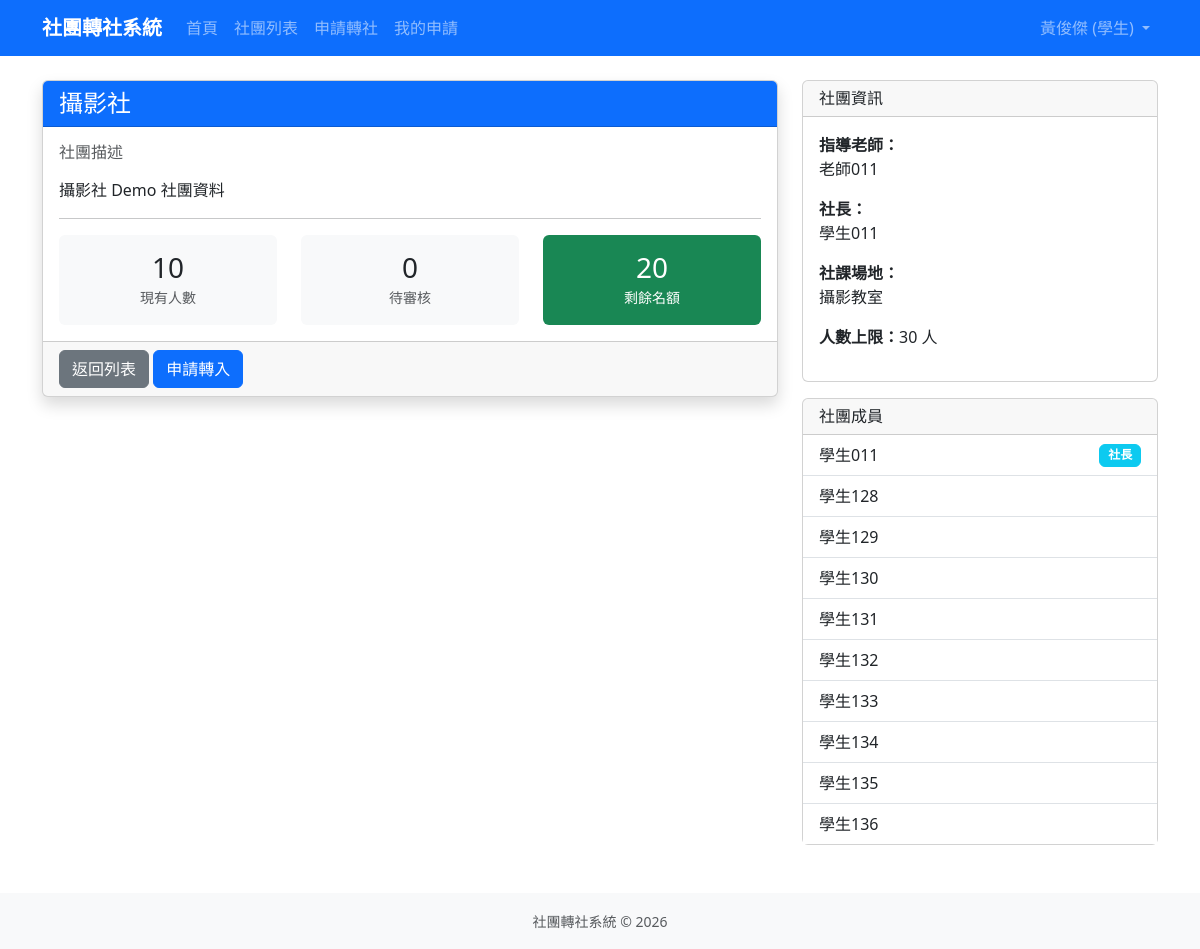
/clubs/7/ (signed in), run on an earlier commit of the app's database.
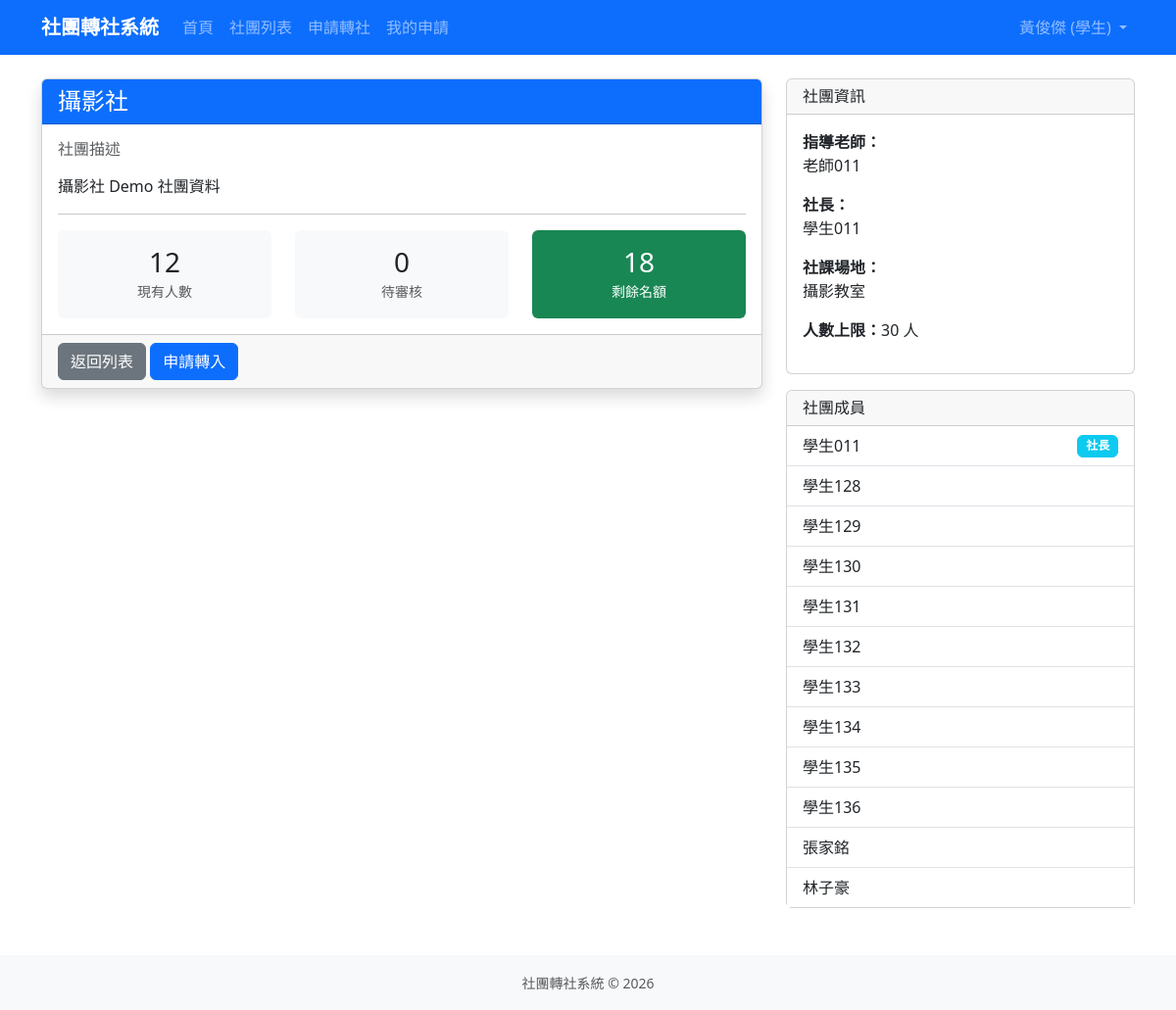
And on a later commit of the database.
### accounts/models.py (models this page shows, shortened)
class User(django.contrib.auth.models.AbstractUser):
    ROLE_CHOICES = [
        ('student', '學生'),
        ('president', '社長'),
        ('teacher', '指導老師'),
        ('admin', '訓育組（管理員）'),
    ]
    role = models.CharField(
        max_length=20,
        choices=ROLE_CHOICES,
        default='student',
        verbose_name='身分組'
    )
    student_id = models.CharField(
        max_length=20,
        blank=True,
        verbose_name='學號'
    )
    class_name = models.CharField(
        max_length=20,
        blank=True,
        verbose_name='班級'
    )
    seat_number = models.PositiveSmallIntegerField(
        null=True,
        blank=True,
        verbose_name='座號'
    )
    club = models.ForeignKey(
        'clubs.Club',
        on_delete=models.SET_NULL,
        null=True,
        blank=True,
        verbose_name='所屬社團',
        related_name='members'
    )
    class Meta:
        verbose_name = '使用者'
        verbose_name_plural = '使用者'

### clubs/models.py (models this page shows, shortened)
class Club(models.Model):
    CATEGORY_CHOICES = [
        ('academic', '學術類'),
        ('arts', '藝文類'),
        ('performance', '藝能類'),
        ('recreation', '康輔類'),
        ('sports', '體育類'),
    ]
    code = models.CharField(max_length=10, unique=True, null=True, blank=True, verbose_name='社團代號')
    name = models.CharField(max_length=100, verbose_name='社團名稱')
    teacher = models.CharField(max_length=50, default='', verbose_name='指導老師')
    president = models.CharField(max_length=50, default='', verbose_name='社長')
    location = models.CharField(max_length=100, blank=True, verbose_name='社課場地')
    category = models.CharField(max_length=20, choices=CATEGORY_CHOICES, blank=True, verbose_name='類別')
    description = models.TextField(blank=True, verbose_name='社團描述')
    max_members = models.PositiveIntegerField(default=30, verbose_name='人數上限')
    current_members = models.PositiveIntegerField(default=0, verbose_name='現有人數')
    is_active = models.BooleanField(default=True, verbose_name='啟用中')
    created_at = models.DateTimeField(auto_now_add=True, verbose_name='建立時間')
    updated_at = models.DateTimeField(auto_now=True, verbose_name='更新時間')
    class Meta:
        verbose_name = '社團'
        verbose_name_plural = '社團'
        ordering = ['name']
    def has_available_slots(self):
        return self.current_members < self.max_members
    def get_remaining_slots(self):
        return max(0, self.max_members - self.current_members)

### clubs/views.py (the view)
# urls.py: path('<int:pk>/', views.ClubDetailView.as_view(), name='club_detail'),
class ClubDetailView(LoginRequiredMixin, DetailView):
    model = Club
    template_name = 'clubs/club_detail.html'
    context_object_name = 'club'
    def get_context_data(self, **kwargs):
        context = super().get_context_data(**kwargs)
        club = self.object
        pending_count = club.transfer_in_requests.filter(
            status__in=['new_president_pending', 'new_teacher_pending']
        ).count()
        context['pending_count'] = pending_count
        context['remaining_slots'] = club.get_remaining_slots()
        president = get_user_from_display_text(club.president)
        members = list(club.members.all())
        context['members'] = sorted(
            members,
            key=lambda member: (
                0 if president and member.pk == president.pk else 1,
                member.first_name or member.username,
            ),
        )
        context['teacher_name'] = display_name_without_username(club.teacher)
        context['president_name'] = display_name_without_username(club.president)
        return context

### accounts/permissions.py (called while the page is built)
def is_training_admin(user):
    return bool(
        user
        and user.is_authenticated
        and (user.is_superuser or getattr(user, 'role', None) == 'admin')
    )

def is_actual_club_president(user):
    if not user or not user.is_authenticated or getattr(user, 'role', None) != 'president':
        return False
    return any(
        display_text_matches_user(club.president, user)
        for club in Club.objects.filter(is_active=True).exclude(president='')
    )

def is_assigned_club_teacher(user):
    if not user or not user.is_authenticated or getattr(user, 'role', None) != 'teacher':
        return False
    return any(
        display_text_matches_user(club.teacher, user)
        for club in Club.objects.filter(is_active=True).exclude(teacher='')
    )

def can_review_transfer_requests(user):
    return (
        is_training_admin(user)
        or is_actual_club_president(user)
        or is_assigned_club_teacher(user)
    )

### accounts/templatetags/account_extras.py (called while the page is built)
def user_is_club_president(user, club):
    if not user or not club or not getattr(club, 'president', ''):
        return False
    resolved_president = get_user_from_display_text(club.president)
    if resolved_president:
        return resolved_president.pk == user.pk
    return club.president.strip() == user.username

@register.filter
def display_role(user):
    if getattr(user, 'role', None) == 'president' and not user_is_club_president(user, user.club):
        return '學生'
    return user.get_role_display()

@register.simple_tag
def is_club_president(user, club):
    return user_is_club_president(user, club)

@register.filter
def can_review_transfers(user):
    return can_review_transfer_requests(user)

### clubs/views.py (called while the page is built)
def display_name_without_username(value):
    return re.sub(r'\s*\([^()]+\)\s*$', '', value or '').strip()

### transfers/context_processors.py (called while the page is built, shortened)
def transfer_window(request):
    context = get_transfer_window_state()
    user = getattr(request, 'user', None)
    context['admin_pending_review_count'] = 0
    return context

### transfers/models.py (called while the page is built)
def get_user_from_display_text(value):
    if not value:
        return None
    if not isinstance(value, str):
        return value
    match = re.search(r'\(([^()]+)\)\s*$', value.strip())
    username = match.group(1).strip() if match else value.strip()
    if not username:
        return None
    from django.apps import apps
    app_label, model_name = settings.AUTH_USER_MODEL.split('.', 1)
    User = apps.get_model(app_label, model_name)
    try:
        return User.objects.get(username=username)
    except User.DoesNotExist:
        return None

### templates/clubs/club_detail.html (shortened to what this page needs)
{% extends 'base.html' %}
{% load account_extras %}
{% block content %}
<div class="row">
    <div class="col-md-8">
        <div class="card shadow">
            <div class="card-header bg-primary text-white">
                <h4 class="mb-0">{{ club.name }}</h4>
            </div>
            <div class="card-body">
                <h6 class="text-muted">社團描述</h6>
                <p>{{ club.description|default:"暫無描述"|linebreaks }}</p>
                <hr>
                <div class="row text-center">
                    <div class="col-4">
                        <div class="p-3 bg-light rounded">
                            <h3 class="mb-0">{{ club.current_members }}</h3>
                            <small class="text-muted">現有人數</small>
                        </div>
                    </div>
                    <div class="col-4">
                        <div class="p-3 bg-light rounded">
                            <h3 class="mb-0">{{ pending_count }}</h3>
                            <small class="text-muted">待審核</small>
                        </div>
                    </div>
                    <div class="col-4">
                        <div class="p-3 {% if remaining_slots > 0 %}bg-success text-white{% else %}bg-danger text-white{% endif %} rounded">
                            <h3 class="mb-0">{{ remaining_slots }}</h3>
                            <small>剩餘名額</small>
                        </div>
                    </div>
                </div>
            </div>
            <div class="card-footer">
                <a href="{% url 'club_list' %}" class="btn btn-secondary">返回列表</a>
                {% if user.role == 'student' and transfer_window_is_open %}
                    {% if club.has_available_slots %}
                        <a href="{% url 'transfer_apply' %}?target_club={{ club.pk }}" class="btn btn-primary">申請轉入</a>
                    {% else %}
                        <button class="btn btn-secondary" disabled>已額滿</button>
                    {% endif %}
                {% endif %}
            </div>
        </div>
    </div>
    <div class="col-md-4">
        <div class="card">
            <div class="card-header">
                <h6 class="mb-0">社團資訊</h6>
            </div>
            <div class="card-body">
                <p><strong>指導老師：</strong><br>{{ teacher_name|default:"未設定" }}</p>
                <p><strong>社長：</strong><br>{{ president_name|default:"未設定" }}</p>
                <p><strong>社課場地：</strong><br>{{ club.location|default:"未設定" }}</p>
                <p><strong>人數上限：</strong>{{ club.max_members }} 人</p>
            </div>
        </div>
        <div class="card mt-3">
            <div class="card-header">
                <h6 class="mb-0">社團成員</h6>
            </div>
            <div class="card-body p-0">
                <ul class="list-group list-group-flush">
                    {% for member in members %}
                        <li class="list-group-item d-flex justify-content-between align-items-center">
                            {{ member.get_full_name|default:member.username }}
                            {% is_club_president member club as member_is_president %}
                            {% if member_is_president %}
                                <span class="badge role-badge-president">社長</span>
                            {% endif %}
                        </li>
                    {% empty %}
                        <li class="list-group-item text-muted">暫無成員</li>
                    {% endfor %}
                </ul>
            </div>
        </div>
    </div>
</div>
{% endblock %}

### templates/base.html (shortened to what this page needs)
<!DOCTYPE html>
{% load account_extras %}
<html lang="zh-TW">
<head>
    <link href="https://cdn.jsdelivr.net/npm/bootstrap@5.3.0/dist/css/bootstrap.min.css" rel="stylesheet">
</head>
<body>
    <nav class="navbar navbar-expand-lg navbar-dark bg-primary">
        <div class="container">
            <a class="navbar-brand" href="{% url 'home' %}">社團轉社系統</a>
            <div class="collapse navbar-collapse" id="navbarNav">
                <ul class="navbar-nav me-auto">
                    <li class="nav-item">
                        <a class="nav-link" href="{% url 'home' %}">首頁</a>
                    </li>
                    <li class="nav-item">
                        <a class="nav-link" href="{% url 'club_list' %}">社團列表</a>
                    </li>
                    {% if user.is_authenticated %}
                        {% if user.role == 'student' %}
                            {% if transfer_window_is_open %}
                                <li class="nav-item">
                                    <a class="nav-link" href="{% url 'transfer_apply' %}">申請轉社</a>
                                </li>
                            {% endif %}
                            <li class="nav-item">
                                <a class="nav-link" href="{% url 'my_requests' %}">我的申請</a>
                            </li>
                        {% endif %}
                    {% endif %}
                </ul>
                <ul class="navbar-nav">
                    {% if user.is_authenticated %}
                        <li class="nav-item dropdown">
                            <a class="nav-link dropdown-toggle" href="#" role="button" data-bs-toggle="dropdown">
                                {{ user.get_full_name|default:user.username }} ({{ user|display_role }})
                            </a>
                        </li>
                    {% else %}
                        <li class="nav-item">
                            <a class="nav-link" href="{% url 'login' %}">登入</a>
                        </li>
                    {% endif %}
                </ul>
            </div>
        </div>
    </nav>
    <main class="container my-4">
        {% block content %}{% endblock %}
    </main>
    <footer class="bg-light py-3 mt-5">
        <div class="container text-center text-muted">
            <small>社團轉社系統 &copy; 2026</small>
        </div>
    </footer>
</body>
</html>

### templates/base.html (style rules this page uses)
.navbar-brand { font-weight: bold; }
.role-badge-president { background-color: #0dcaf0; color: #fff; border: 1px solid #0dcaf0; }

What changed in the data, as far as the page shows it:
changed Club "攝影社": current_members "10" → "12"
added User: get_full_name "張家銘"
added User: get_full_name "林子豪"
Also different on the page:
{{ remaining_slots }}: "20" → "18"
